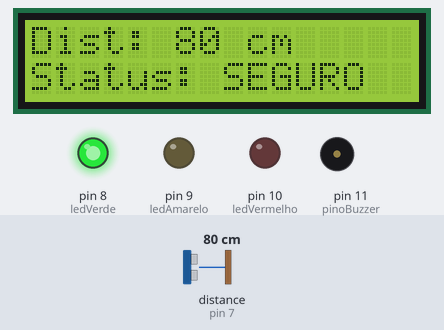
The sketch below on a simulated Arduino Uno, built with avr-gcc and run on an emulated ATmega328P. On the bench: 16×2 character LCD, output pins drawn as LEDs (lit = HIGH), buzzer (waves = sounding). Wiring (inferred from the names in the program): ultrasonic range finder: trigger pin 6; echo pin 7. Dashed ring = blinking. The inputs (shaded band) are chosen by the test bench; at power-on: distance to the obstacle (sensor on pin 7) 80 cm. The echo pulse lasts 58.3 µs per cm; pins used as bus, display or sensor lines are not drawn.

Above: at 4.8 s.
4.9 s: distance to the obstacle (sensor on pin 7) set to 2 cm
At 5.32 s:
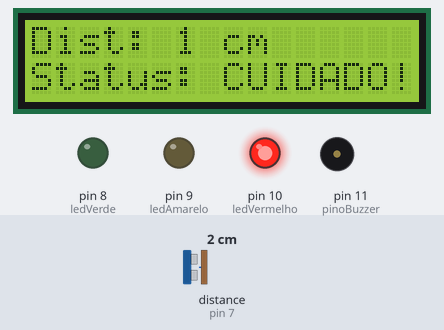
6.6 s: distance to the obstacle (sensor on pin 7) set to 18 cm
At 6.83 s:
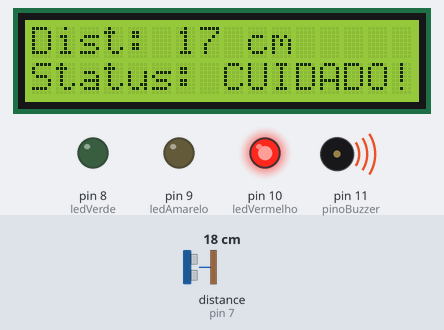
8.2 s: distance to the obstacle (sensor on pin 7) set to 22 cm
At 9.21 s:
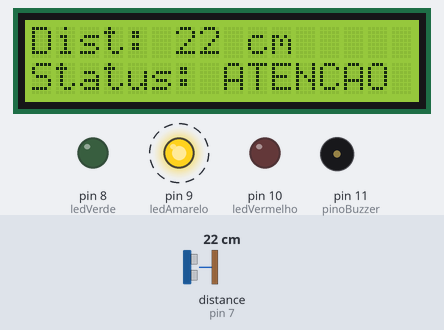
10.5 s: distance to the obstacle (sensor on pin 7) set to 4 cm
At 10.79 s:
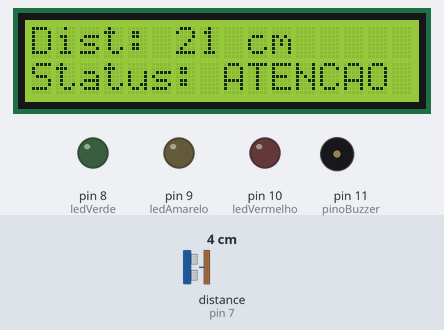
Timing chart, 0 to 13.5 s (numbered marks = the images above; inputs shaded):
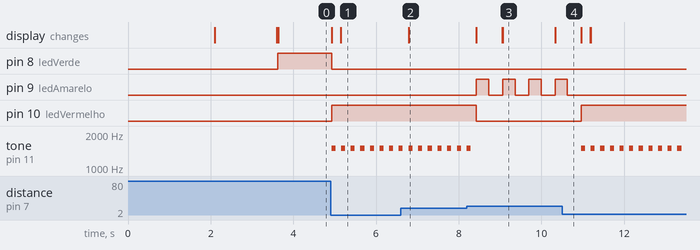

The sketch:

SensordeProximidade.ino
```cpp
// ===== INCLUSÃO DE BIBLIOTECAS NECESSÁRIAS =====
#include <Wire.h>
#include <LiquidCrystal_I2C.h>

// ===== DEFINIÇÃO DOS PINOS =====

// Sensor HC-SR04
const int pinoTrig = 6; // Pino para enviar o pulso (Trigger)
const int pinoEcho = 7; // Pino para receber o pulso (Echo)

// LEDs
const int ledVerde = 8;  	// Distância Segura
const int ledAmarelo = 9; 	// Distância de Atenção
const int ledVermelho = 10; // Distância de Perigo

// Buzzer
const int pinoBuzzer = 11; // Para o alarme sonoro

LiquidCrystal_I2C lcd(32, 16, 2);

// ===== CONGIFURAÇÃO =====

void setup() {
  // Pinos do Sensor
  pinMode(pinoTrig, OUTPUT);
  pinMode(pinoEcho, INPUT);

  // Pinos dos LEDs e Buzzer como Saída
  pinMode(ledVerde, OUTPUT);
  pinMode(ledAmarelo, OUTPUT);
  pinMode(ledVermelho, OUTPUT);
  pinMode(pinoBuzzer, OUTPUT);

  // Configuração de Inicialização do LCD
  lcd.init();
  lcd.backlight();

  // Mensagem de Inicialização
  lcd.setCursor(0,0);
  lcd.print("SENSOR DE");
  lcd.setCursor(0,1);
  lcd.print("PROXIMIDADE");
  delay(2000);
  lcd.clear();

  lcd.setCursor(0,0);
  lcd.print("STATUS: PRONTO");
  delay(1500);
  lcd.clear(); // Limpa a tela após a mensagem inicial
}

// ===== FUNÇÃO PRINCIPAL =====

void loop() {
  // 1. Calcula a distância
  long duracao, distanciaCm;

  // Limpa o pino Trig (garante que está LOW por um breve momento)
  digitalWrite(pinoTrig, LOW);
  delayMicroseconds(2);

  // Envia um pulso de 10us para o pino Trig
  digitalWrite(pinoTrig, HIGH);
  delayMicroseconds(10);
  digitalWrite(pinoTrig, LOW);

  // Mede a duração do pulso no pino Echo
  duracao = pulseIn(pinoEcho, HIGH);

  // Calcula a distância em cm
  distanciaCm = duracao / 58;

  // ATUALIZAÇÃO DO DISPLAY DO LCD
  // A distância é exibida ANTES de qualquer delay de piscar.
  lcd.setCursor(0, 0);
  lcd.print("Dist: ");
  lcd.print(distanciaCm);
  lcd.print(" cm  "); // Espaços para limpar dígitos anteriores

  // 2. Controla LEDs, Buzzer e LCD (Linha 1) com base na Distância

  // Variável para a mensagem de status
  String statusMsg = "";

  // Condição 1: PERIGO (Distância < 20 cm)
  if (distanciaCm < 20) {
    digitalWrite(ledVerde, LOW);
    digitalWrite(ledAmarelo, LOW);
    digitalWrite(ledVermelho, HIGH);

    // Buzzer Rápido
    tone(pinoBuzzer, 1500);
    delay(100);
    noTone(pinoBuzzer);
    delay(100);

    // Mensagem LCD
    statusMsg = "CUIDADO!";

  // Condição 2: ATENÇÃO (20 cm <= Distância < 40 cm)
  } else if (distanciaCm < 40) {
    digitalWrite(ledVerde, LOW);
    digitalWrite(ledVermelho, LOW);

    // LED Amarelo Pisca
    digitalWrite(ledAmarelo, HIGH);
    delay(300);
    digitalWrite(ledAmarelo, LOW);
    delay(300); // Esse delay afeta na leitura da distância
    noTone(pinoBuzzer);

    // Mensagem LCD
    statusMsg = "ATENCAO";

  // Condição 3: SEGURO (Distância >= 40 cm)
  } else {
    digitalWrite(ledVerde, HIGH);
    digitalWrite(ledAmarelo, LOW);
    digitalWrite(ledVermelho, LOW);

    noTone(pinoBuzzer);

    // Mensagem LCD
    statusMsg = "SEGURO";
  }

  // ATUALIZAÇÃO FINAL DO LCD
  // Exibe o status após definir a mensagem dentro do bloco if/else
  lcd.setCursor(0, 1);
  lcd.print("Status: ");
  lcd.print(statusMsg);
  lcd.print("     "); // Espaços para limpar o restante da linha

}
```

Measured:
- the behaviour switches between 20 and 21 cm on distance to the obstacle (sensor on pin 7) (found by bisection; images 2 and 3)
- after the input at 4.9 s, pin 8 (ledVerde): HIGH → LOW at once; pin 10 (ledVermelho): LOW → HIGH at once; tone on pin 11 (pinoBuzzer): alternates 1500 Hz for 0.10 s and silent for 0.13 s, starting at once; the display: first changes at once (image 1 shows a later state)
- after the input at 6.6 s, the display: changes after 0.19 s (image 2)
- after the input at 8.2 s, pin 9 (ledAmarelo): alternates HIGH for 0.30 s and LOW for 0.33 s, starting after 0.23 s; pin 10 (ledVermelho): HIGH → LOW after 0.23 s; tone on pin 11 (pinoBuzzer): goes on until 8.3 s, then stays silent; the display: first changes after 0.23 s (image 3 shows a later state)
- after the input at 10.5 s, pin 9 (ledAmarelo): goes on until 10.6 s, then stays LOW; pin 10 (ledVermelho): LOW → HIGH after 0.46 s; tone on pin 11 (pinoBuzzer): alternates 1500 Hz for 0.10 s and silent for 0.13 s, starting after 0.46 s
- what the display in image 3 shows lasts 1.2 s, from 9.1 s to 10.3 s
